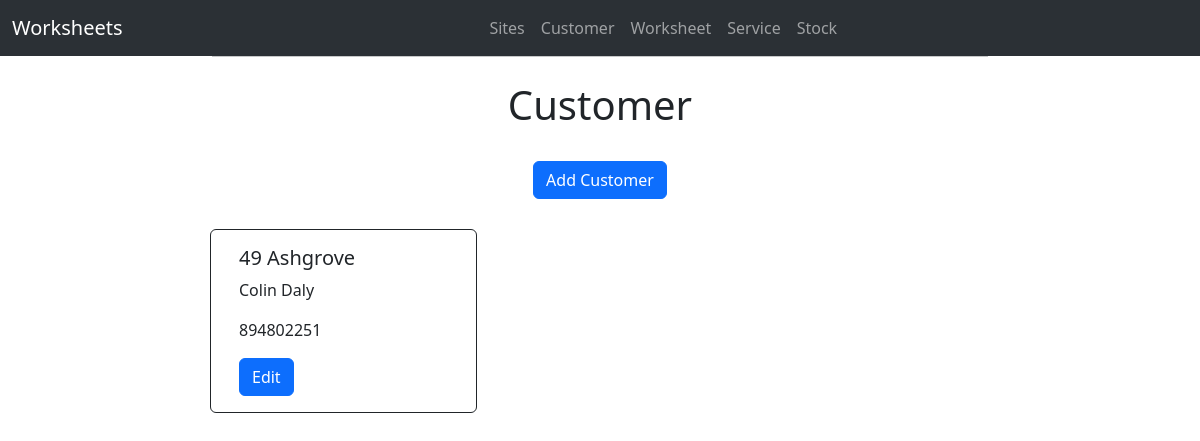
/customer/, run on an earlier commit of the app's database.
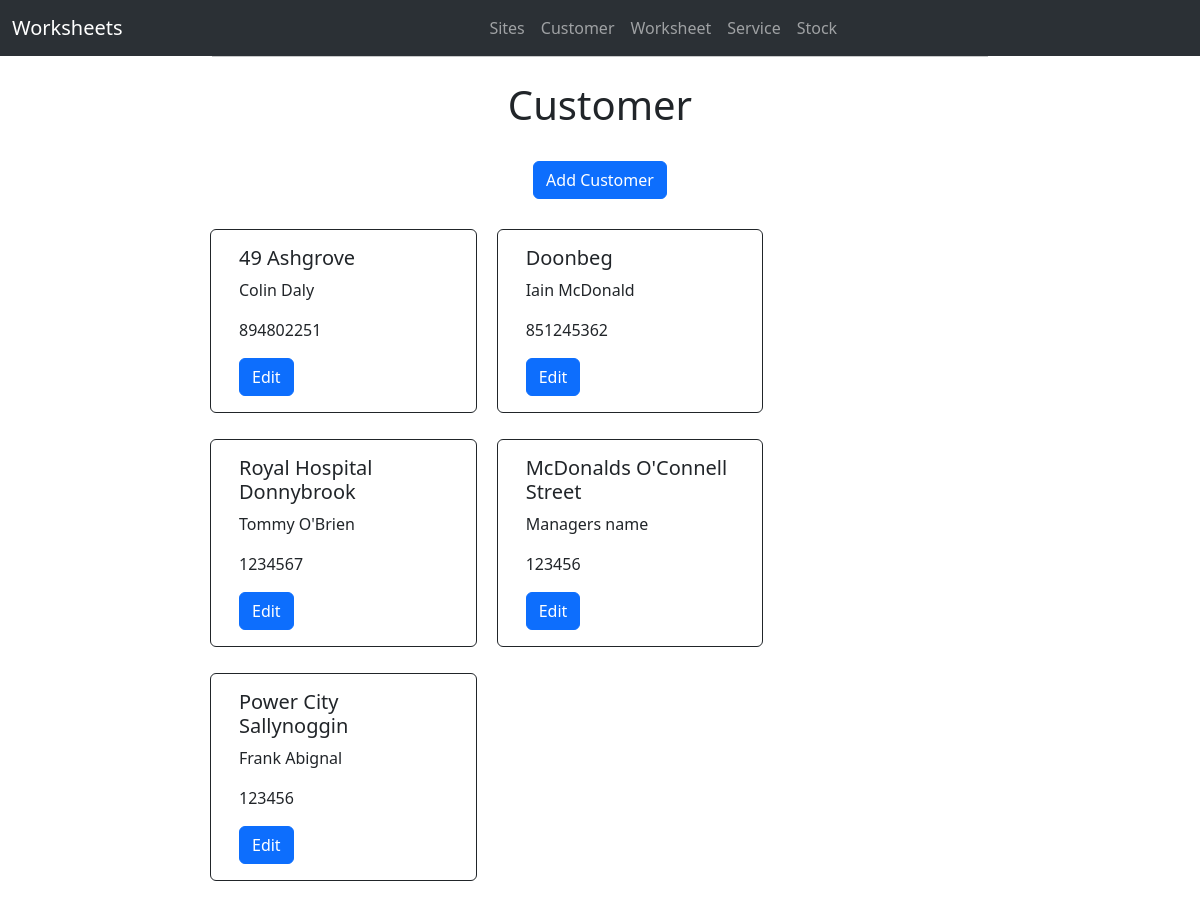
And on a later commit of the database.
### workforms/models.py (models this page shows)
class Customer(models.Model):
    site_name = models.ForeignKey(Site, on_delete=models.CASCADE)
    customer_name = models.CharField(max_length=60)
    customer_email = models.EmailField()
    customer_phone = models.IntegerField()

class Site(models.Model):
    site_name = models.CharField(max_length=40)
    address = models.CharField(max_length=40, blank=True)
    town = models.CharField(max_length=40, blank=True)
    county = models.CharField(max_length=40, blank=True)
    country = models.CharField(max_length=40, blank=True)
    aircode = models.CharField(max_length=40, blank=True)
    def __str__(self):
        return str(self.site_name)

### workforms/views.py (the view)
# urls.py: path('customer/', customer, name='Customer'),
def customer(request):
    customers = Customer.objects.all()
    return render(request, 'customer.html', {'customers': customers})

### workforms/templates/customer.html
{% extends 'base.html' %}
{% block content %}
<div class="text-center" style="margin: 20px;">
  <h1>Customer</h1>
  <br>
  <a class="btn btn-primary" href="/customer/add_customer/" role="button">Add Customer</a>
  <br>
  <br>
</div>
  <div class="row row-cols-1 row-cols-md-3 g-4">
    {% for x in customers %}
      <div class="card border-dark mb-3" style="max-width: 18rem; margin: 10px;">
        <div class="card-body">
          <h5 class="card-title">{{ x.site_name }}</h5>
              <p class="card-text">{{ x.customer_name }}</p>
              <p class="card-text">{{ x.customer_phone }}</p>
              <a class="btn btn-primary" href="/customer/edit_customer/{{ x.id }}" role="button">Edit</a>
        </div>
      </div>
    {% endfor %}
  </div>
{% endblock %}

### workforms/templates/base.html (shortened to what this page needs)
<!doctype html>
<html lang="en">
  <head>
    <link href="https://cdn.jsdelivr.net/npm/bootstrap@5.3.7/dist/css/bootstrap.min.css" rel="stylesheet">
  </head>
  <body>
    <nav class="navbar bg-dark navbar-expand-lg bg-body-tertiary" data-bs-theme="dark">
      <div class="container-fluid">
        <a class="navbar-brand" href="/sites/">Worksheets</a>
        <div class="collapse navbar-collapse" id="navbarSupportedContent">
          <ul class="navbar-nav mb-2 mb-xl-0 mx-auto align-items-center">
            <li class="nav-item">
              <a class="nav-link" href="/sites/">Sites</a>
            </li>
            <li class="nav-item">
            <a class="nav-link" href="/customer/">Customer</a>
            </li>
            <li class="nav-item">
              <a class="nav-link" href="/worksheet/">Worksheet</a>
            </li>
            <li class="nav-item">
              <a class="nav-link" href="/service/">Service</a>
            </li>
            <li class="nav-item">
              <a class="nav-link" href="/stock/">Stock</a>
            </li>
          </ul>
        </div>
      </div>
    </nav>
    <div class="container-fluid">
      <div class="row justify-content-center">
        <div class="col-8">
          <hr class="mt-0 mb-4">
          {% block content %}
          {% endblock %}
        </div>
      </div>
    </div>
  </body>
</html>

What changed in the data, as far as the page shows it:
added Customer: site_name "Doonbeg", customer_name "Iain McDonald", customer_phone "851245362"
added Customer: site_name "Royal Hospital Donnybrook", customer_name "Tommy O'Brien", customer_phone "1234567"
added Customer: site_name "McDonalds O'Connell Street", customer_name "Managers name", customer_phone "123456"
added Customer: site_name "Power City Sallynoggin", customer_name "Frank Abignal", customer_phone "123456"
